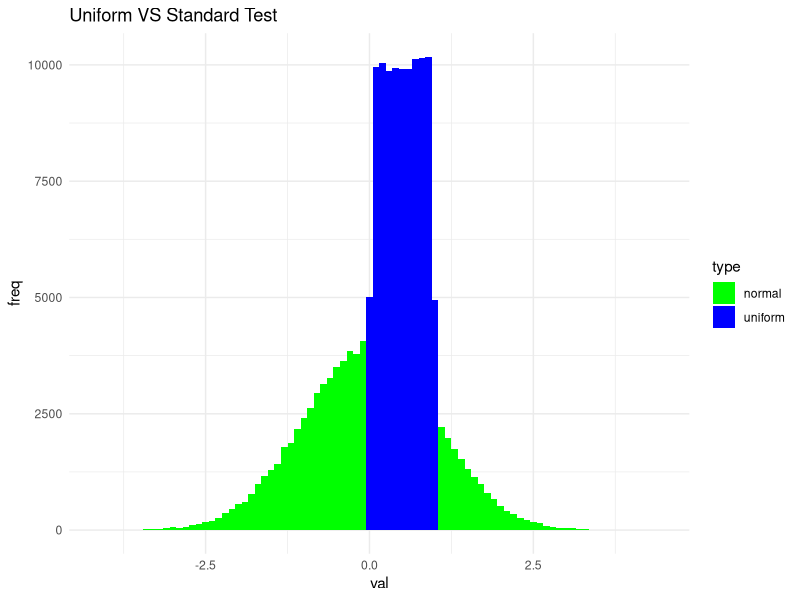
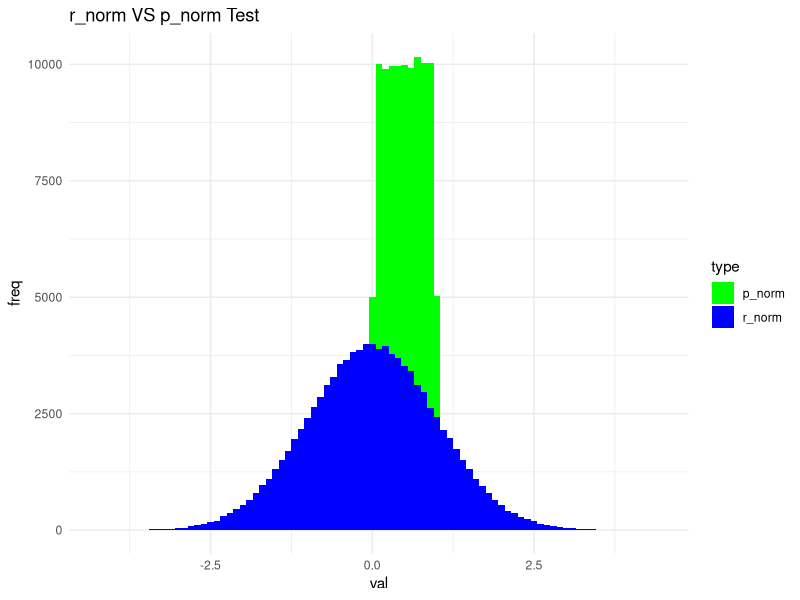
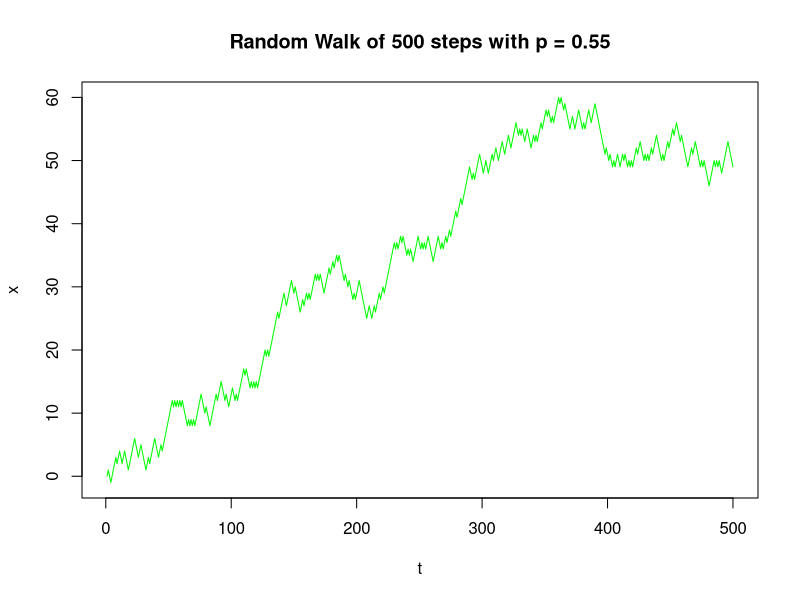
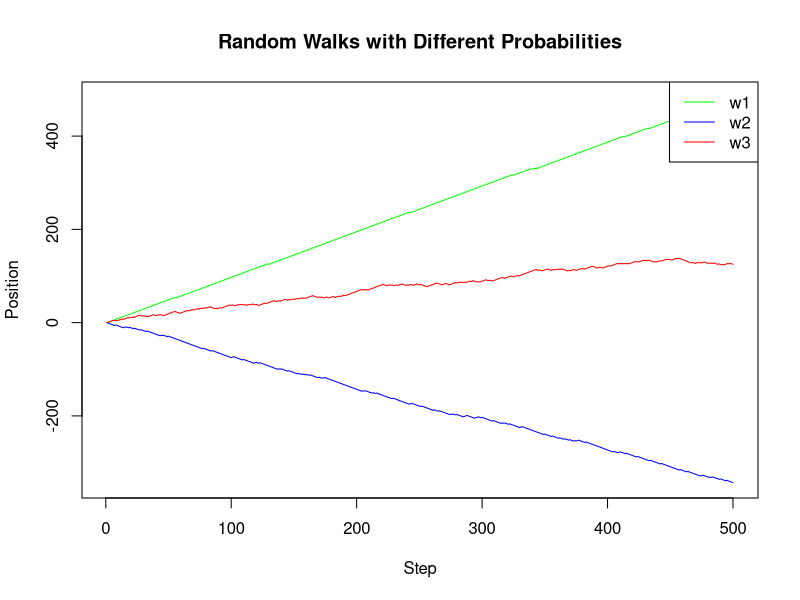

Source code (R) for these figures, in order:
## ---- chunk 1
library(ggplot2)

uniform <- runif(100000)
normal <- qnorm(uniform)

data <- data.frame(value = c(uniform, normal),
                   type = factor(rep(c("uniform", "normal"), each = 100000)))

ggplot(data, aes(x = value, fill = type)) +
  geom_histogram(position = "identity", binwidth = 0.1) +
  scale_fill_manual(values = c("green", "blue")) +
  theme_minimal() +
  labs(title = "Uniform VS Standard Test",
       x = "val",
       y = "freq")
## ---- chunk 2
r_norm <- rnorm(100000)
p_norm <- pnorm(r_norm)

data <- data.frame(value = c(r_norm, p_norm),
                   type = factor(rep(c("r_norm", "p_norm"), each = 100000)))

ggplot(data, aes(x = value, fill = type)) +
  geom_histogram(position = "identity", binwidth = 0.1) +
  scale_fill_manual(values = c("green", "blue")) +
  theme_minimal() +
  labs(title = "r_norm VS p_norm Test",
       x = "val",
       y = "freq")
## ---- chunk 3
run_one_sim <- function(seed, n_a, n_b){
  
  set.seed(seed)

  while(n_a > 0 & n_b > 0){
    
    if(sample(c('H', 'T'), size = 1) == 'H'){
      n_a = n_a + 1
      n_b = n_b - 1
    } else {
      n_a = n_a - 1
      n_b = n_b + 1
    }
  }
  
  return(ifelse(n_b == 0, 'A', 'B'))
}

runs <- 1000
results <- c()
for(i in 1:runs){
  
  results <- append(results, run_one_sim(i, 10, 10))
}
print(sprintf("A winrate: %.2f%%  |  B winrate: %.2f%%", 
              sum(results == 'A') / runs * 100, 
              sum(results == 'B') / runs * 100))
## ---- chunk 4
run_mult_sim <- function(runs, n_a, n_b){
  
  results <- c()
  for(i in 1:runs){
    
    seed <- sample(1:1000000, size = 1)
    results <- append(results, run_one_sim(seed, n_a, n_b))
  }
  
  return(paste('A:', sum(results == 'A') / runs * 100, '% B:', sum(results == 'B') / runs * 100, '%'))
}


mat <- matrix(0, 5, 5)

for(i in 1:5){
  for(j in 1:5){
    mat[i, j] <- run_mult_sim(10000, i, j)
  }
}
mat
## ---- chunk 5
random_walk <- function(n_steps, p){
  
  output <- c(0)
  x_pos <- 0
  
  for(step in 1:(n_steps-1)){
    
    if(runif(1) <= p){
      x_pos = x_pos + 1
    } else {
      x_pos = x_pos - 1
    }
    output <- append(output, x_pos)
  }
  return(output)
}

random_walk(5, 0.5)

## ---- chunk 6
plot(random_walk(500, 0.55), 
     type = 'l', 
     main = "Random Walk of 500 steps with p = 0.55",
     xlab = "t", 
     ylab = "x", 
     col = "green"
     )
## ---- chunk 7
walks <- data.frame(w1 = random_walk(500, runif(1)),
                    w2 = random_walk(500, runif(1)),
                    w3 = random_walk(500, runif(1))
                    )

matplot(walks, 
        type = 'l', 
        lty = 1, 
        col = c("green", "blue", "red"),
        xlab = "Step", 
        ylab = "Position", 
        main = "Random Walks with Different Probabilities"
        )

legend("topright", legend = c("w1", "w2", "w3"), col = c("green", "blue", "red"), lty = 1)

